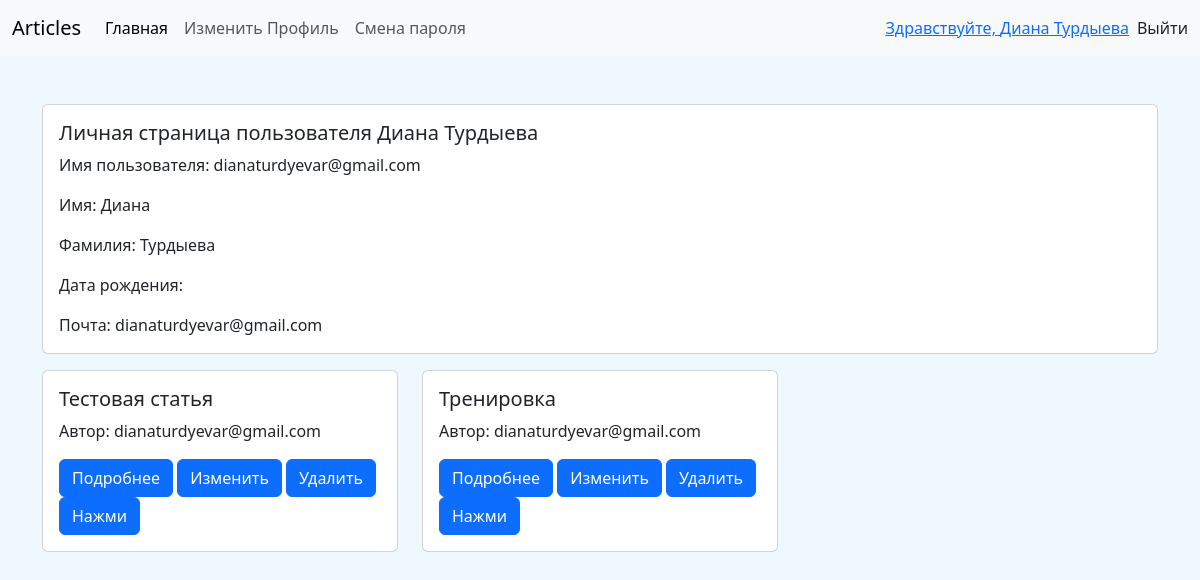
Screenshot of /accounts/1/profile/ (signed in) with the database file from the repository.
### webapp/models/article.py (models this page shows, shortened)
class Article(BaseModel):
    title = models.CharField(max_length=50, verbose_name="Заголовок")
    content = models.TextField(verbose_name="Контент")
    tags = models.ManyToManyField('webapp.Tag', related_name='articles', blank=True)
    author = models.ForeignKey(User, on_delete=models.SET_DEFAULT, default=1, related_name='articles', verbose_name='Автор')
    likes = models.ManyToManyField(User, related_name='liked_articles', blank=True, verbose_name='Лайки')
    dislikes = models.ManyToManyField(User, related_name='disliked_articles', blank=True, verbose_name='Дизлайки')
    class Meta:
        db_table = 'articles'
        verbose_name = 'Статья'
        verbose_name_plural = 'Статьи'
        permissions = [
            ('change_article_tags', 'Менять теги статье')
        ]

### accounts/views.py (the view)
# urls.py: path('<int:pk>/profile/', UserDetailView.as_view(), name='profile'),
class UserDetailView(LoginRequiredMixin, DetailView):
    model = User
    template_name = 'user_detail.html'
    context_object_name = 'user_obj'
    paginate_related_by = 3
    paginate_related_orphans = 0
    def get_context_data(self, **kwargs):
        context = super().get_context_data(**kwargs)
        articles = self.object.articles.order_by('-created_at')
        paginator = Paginator(articles, self.paginate_related_by, orphans=self.paginate_related_orphans)
        page_number = self.request.GET.get('page', 1)
        page_obj = paginator.get_page(page_number)
        context['page_obj'] = page_obj
        context['articles'] = page_obj.object_list
        context['is_paginated'] = page_obj.has_other_pages()
        return context

### accounts/templates/user_detail.html (shortened to what this page needs)
{% extends 'base.html' %}
{% block menu %}
    {% if request.user == user_obj %}
    <li class="nav-item">
        <a class="nav-link" href="{% url 'accounts:profile_change' request.user.pk  %}">Изменить Профиль</a>
    </li>
    <li class="nav-item">
        <a class="nav-link" href="{% url 'accounts:password_change' request.user.pk %}">Смена пароля</a>
    </li>
    {% endif %}
{% endblock %}
{% block content %}
    <div class="card mb-3">
        <div class="row g-0">
            <div class="col-md-8">
                <div class="card-body">
                    <h5 class="card-title">Личная страница пользователя
                        {% if user_obj.get_full_name %}{{ user_obj.get_full_name }}{% else %}
                            {{ user_obj }}{% endif %}</h5>
                    <p class="card-text">Имя пользователя: {{ user_obj }}</p>
                    <p class="card-text">Имя: {{ user_obj.first_name }}</p>
                    <p class="card-text">Фамилия: {{ user_obj.last_name }}</p>
                    <p class="card-text">Дата рождения: {{ user_obj.profile.birth_date|date:'d.m.Y' }}</p>
                    <p class="card-text">Почта: {{ user_obj.email }}</p>
                </div>
            </div>
        </div>
    </div>
{% include 'partial/article_list.html' %}
{% endblock %}

### webapp/templates/base.html (shortened to what this page needs)
{% load static %}
<!doctype html>
<html lang="en">
<head>
    <link href="https://cdn.jsdelivr.net/npm/bootstrap@5.3.3/dist/css/bootstrap.min.css" rel="stylesheet"
>
    <link rel="stylesheet" href="{% static 'css/style.css' %}"/>
</head>
<body>
<nav class="navbar navbar-expand-lg bg-body-tertiary">
    <div class="container-fluid">
        <a class="navbar-brand" href="{% url 'webapp:articles' %}">Articles</a>
        <div class="collapse navbar-collapse" id="navbarNav">
            <ul class="navbar-nav">
                <li class="nav-item">
                    <a class="nav-link active" aria-current="page" href="{% url 'webapp:articles' %}">Главная</a>
                </li>
                {% block menu %}{% endblock %}
            </ul>
            {% if not request.user.is_authenticated %}
                    <a class="nav-link active ms-auto" aria-current="page" href="{% url 'accounts:login' %}?next={{ request.get_full_path }}">Войти</a>
                    <a class="nav-link active ms-2" aria-current="page" href="{% url 'accounts:register' %}?next={{ request.get_full_path }}">Регистрация</a>
            {% else %}
                <a href="{%  url 'accounts:profile' request.user.pk %}" class="my-auto ms-auto">Здравствуйте, {% if request.user.get_full_name %}{{ request.user.get_full_name }}{% else %}{{ request.user }}{% endif %}</a>
                <form action="{% url 'accounts:logout' %}?next={{ request.get_full_path }}" method="post" class="ms-2">
                    <input class="nav-link active" type="submit" value="Выйти">
                </form>
            {% endif %}
        </div>
    </div>
</nav>
<div class="container mt-5">
    {% block content %}{% endblock %}
</div>
</body>
</html>

### webapp/templates/partial/article_list.html (shortened to what this page needs)
<div class="row row-cols-1 row-cols-md-3 g-4">
    {% for article in articles %}
        <div class="col">
            <div class="card">
                <div class="card-body">
                    <h5 class="card-title">{{ article.title }}</h5>
                    <p class="card-text">Автор: {{ article.author }}</p>
                    <a href="{% url "webapp:article_detail" article.pk %}" class="btn btn-primary">Подробнее</a>
                    {% if perms.webapp.change_article or request.user == article.author %}
                        <a href="{% url "webapp:article_update" article.pk %}" class="btn btn-primary">Изменить</a>
                    {% endif %}
                    {% if perms.webapp.delete_article or request.user == article.author %}
                        <a href="{% url "webapp:article_delete" article.pk %}" class="btn btn-primary">Удалить</a>
                    {% endif %}
                <a href="{% url "webapp:article_test" article.pk %}" class="btn btn-primary article_link">Нажми</a>
                </div>
            </div>
        </div>
    {% endfor %}
</div>

### webapp/static/css/style.css (style rules this page uses)
body { background: aliceblue; color: #222222; }

### rows the page displays
Article: title "Тестовая статья", author "dianaturdyevar@gmail.com", shows "Изменить", shows "Удалить"
Article: title "Тренировка", author "dianaturdyevar@gmail.com", shows "Изменить", shows "Удалить"

### other values shown
{{ request.user.get_full_name }} "Диана Турдыева"
{{ user_obj.get_full_name }} "Диана Турдыева"
{{ user_obj }} "dianaturdyevar@gmail.com"
{{ user_obj.first_name }} "Диана"
{{ user_obj.last_name }} "Турдыева"
{{ user_obj.email }} "dianaturdyevar@gmail.com"
